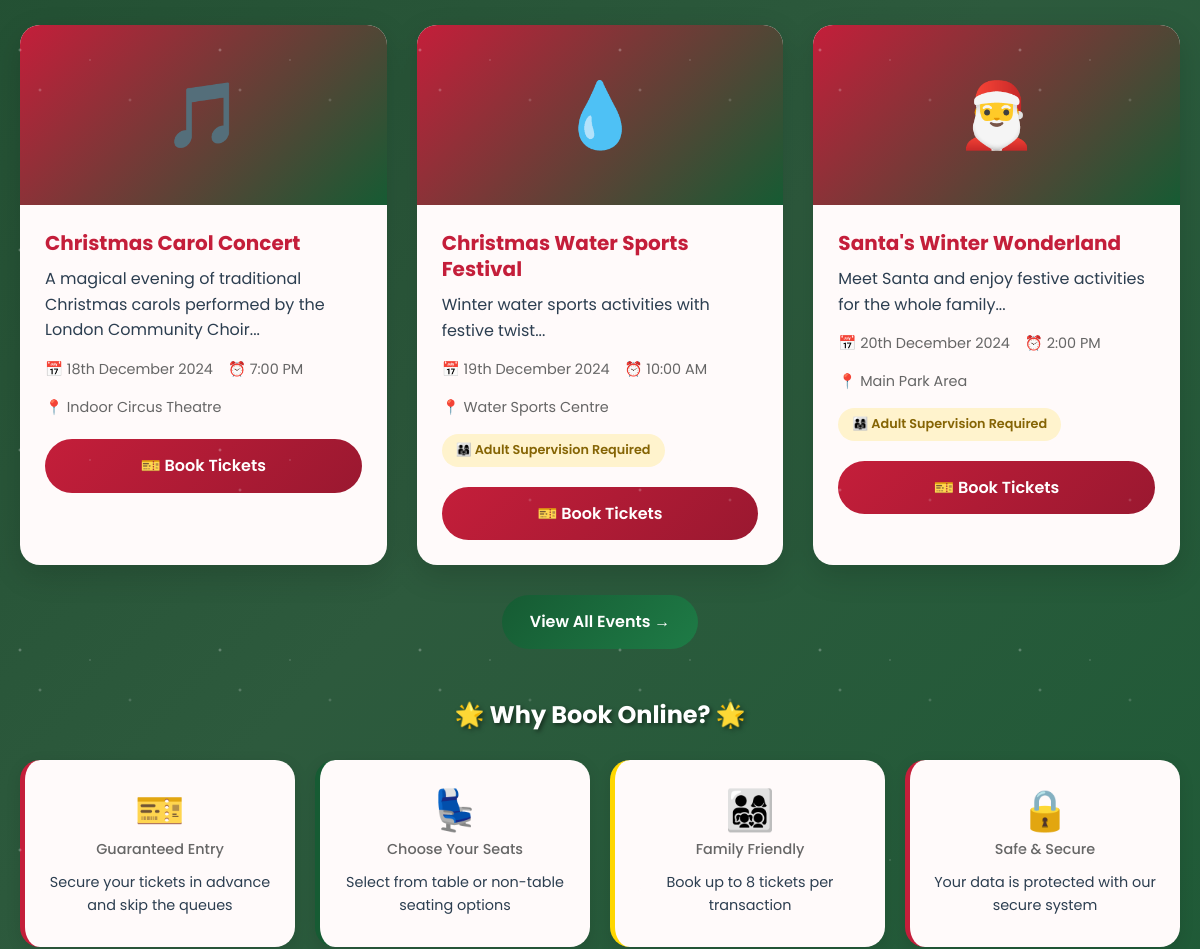
Before: / (middle part) with the older database file.
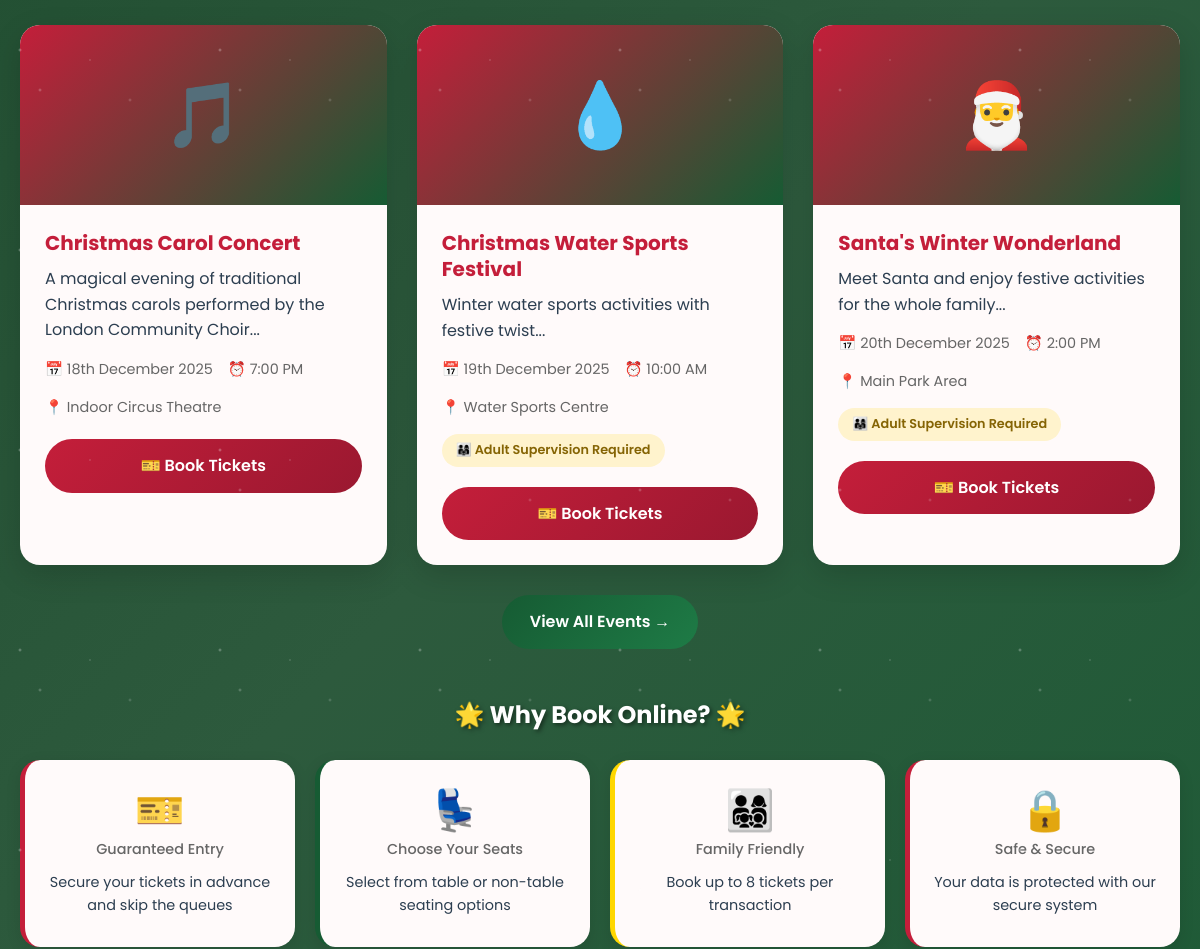
After: the same page with the newer database file.
### tables this page shows
CREATE TABLE events (
    event_id INT AUTO_INCREMENT PRIMARY KEY,
    event_name VARCHAR(100) NOT NULL,
    event_description TEXT,
    event_date DATE NOT NULL,
    event_time TIME NOT NULL,
    venue VARCHAR(100) NOT NULL,
    total_capacity INT NOT NULL,
    requires_adult TINYINT(1) DEFAULT 0,
    max_tickets_per_booking INT DEFAULT 8,
    event_image VARCHAR(255),
    is_active TINYINT(1) DEFAULT 1,
    created_at TIMESTAMP DEFAULT CURRENT_TIMESTAMP,
    updated_at TIMESTAMP DEFAULT CURRENT_TIMESTAMP ON UPDATE CURRENT_TIMESTAMP
);

### includes/functions.php (called while the page is built, shortened)
<?php
function sanitize($data) {
    $data = trim($data);
    $data = stripslashes($data);
    $data = htmlspecialchars($data);
    return $data;
}
function formatDate($date) {
    return date('jS F Y', strtotime($date));
}
function formatTime($time) {
    return date('g:i A', strtotime($time));
}
function getAllEvents($pdo, $activeOnly = true) {
    $sql = "SELECT * FROM events";
    if ($activeOnly) {
        $sql .= " WHERE is_active = 1";
    }
    $sql .= " ORDER BY event_date ASC";
    $stmt = $pdo->query($sql);
    return $stmt->fetchAll();
}
?>

### index.php (the view, shortened to what this page needs)
<?php
require_once 'includes/header.php';
$events = getAllEvents($pdo, true);
$featuredEvents = array_slice($events, 0, 3);
?>
<div class="container">
    <section style="margin: 50px 0;">
        <div class="events-grid">
            <?php foreach ($featuredEvents as $event): ?>
                <div class="event-card">
                    <div class="event-image">
                        <?php
                        $emoji = '🎄';
                        if (stripos($event['event_name'], 'carol') !== false) $emoji = '🎵';
                        elseif (stripos($event['event_name'], 'santa') !== false) $emoji = '🎅';
                        elseif (stripos($event['event_name'], 'train') !== false) $emoji = '🚂';
                        elseif (stripos($event['event_name'], 'year') !== false) $emoji = '🎆';
                        elseif (stripos($event['event_name'], 'children') !== false) $emoji = '🎁';
                        elseif (stripos($event['event_name'], 'water') !== false) $emoji = '💧';
                        echo $emoji;
                        ?>
                    </div>
                    <div class="event-details">
                        <h3><?php echo sanitize($event['event_name']); ?></h3>
                        <p><?php echo sanitize(substr($event['event_description'], 0, 100)) . '...'; ?></p>
                        <div class="event-meta">
                            <span>📅 <?php echo formatDate($event['event_date']); ?></span>
                            <span>⏰ <?php echo formatTime($event['event_time']); ?></span>
                            <span>📍 <?php echo sanitize($event['venue']); ?></span>
                        </div>
                        <?php if ($event['requires_adult']): ?>
                            <span class="badge badge-warning">👨‍👩‍👧 Adult Supervision Required</span>
                        <?php endif; ?>
                        <div style="margin-top: 20px;">
                            <a href="<?php echo SITE_URL; ?>/user/book_event.php?id=<?php echo $event['event_id']; ?>"
                               class="btn btn-primary btn-block">
                                🎫 Book Tickets
                            </a>
                        </div>
                    </div>
                </div>
            <?php endforeach; ?>
        </div>
        <div style="text-align: center; margin-top: 30px;">
            <a href="<?php echo SITE_URL; ?>/events.php" class="btn btn-success">
                View All Events →
            </a>
        </div>
    </section>
    <section style="margin: 50px 0;">
        <h2 style="text-align: center; margin-bottom: 30px; color: white; text-shadow: 2px 2px 4px rgba(0,0,0,0.5);">
            🌟 Why Book Online? 🌟
        </h2>
        <div class="stats-grid">
            <div class="stat-card">
                <div class="stat-number">🎫</div>
                <div class="stat-label">Guaranteed Entry</div>
                <p style="margin-top: 10px; font-size: 0.9rem;">Secure your tickets in advance and skip the queues</p>
            </div>
            <div class="stat-card green">
                <div class="stat-number">💺</div>
                <div class="stat-label">Choose Your Seats</div>
                <p style="margin-top: 10px; font-size: 0.9rem;">Select from table or non-table seating options</p>
            </div>
            <div class="stat-card gold">
                <div class="stat-number">👨‍👩‍👧‍👦</div>
                <div class="stat-label">Family Friendly</div>
                <p style="margin-top: 10px; font-size: 0.9rem;">Book up to 8 tickets per transaction</p>
            </div>
            <div class="stat-card">
                <div class="stat-number">🔒</div>
                <div class="stat-label">Safe & Secure</div>
                <p style="margin-top: 10px; font-size: 0.9rem;">Your data is protected with our secure system</p>
            </div>
        </div>
    </section>
</div>
<?php require_once 'includes/footer.php'; ?>

Changed rows visible on the page:
changed events "Christmas Carol Concert": event_date "18th December 2024" → "18th December 2025"
changed events "Christmas Water Sports Festival": event_date "19th December 2024" → "19th December 2025"
changed events "Santa's Winter Wonderland": event_date "20th December 2024" → "20th December 2025"
